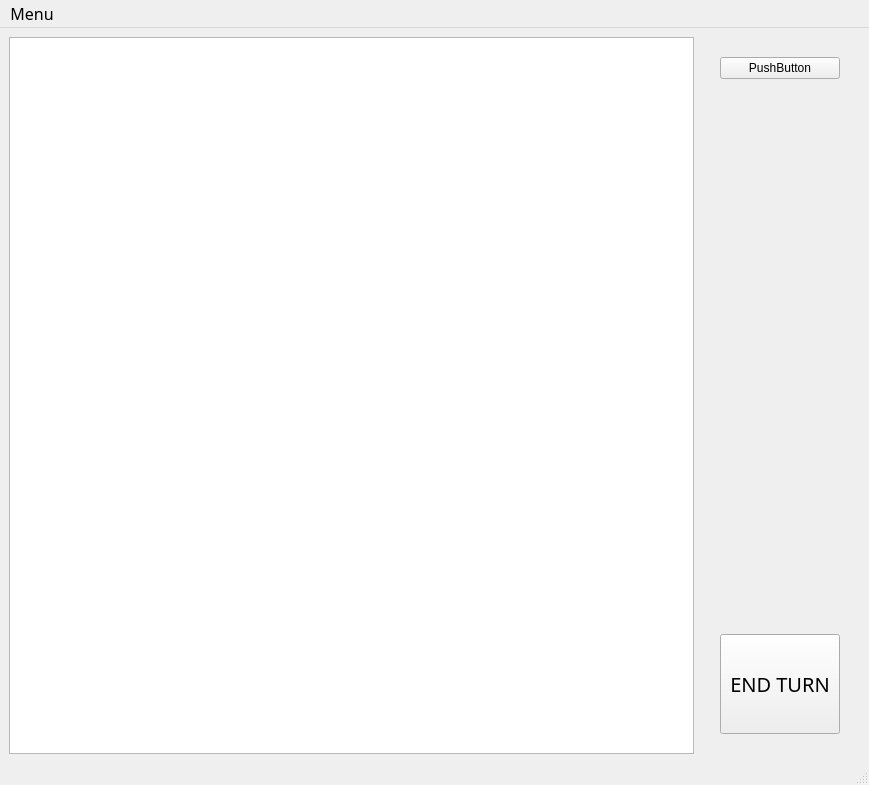
<?xml version="1.0" encoding="UTF-8"?>
<ui version="4.0">
 <class>MapWindow</class>
 <widget class="QMainWindow" name="MapWindow">
  <property name="geometry">
   <rect>
    <x>0</x>
    <y>0</y>
    <width>869</width>
    <height>785</height>
   </rect>
  </property>
  <property name="windowTitle">
   <string>CONQUEST</string>
  </property>
  <property name="windowIcon">
   <iconset resource="game_resources.qrc">
    <normaloff>:/resources/vaakuna.png</normaloff>:/resources/vaakuna.png</iconset>
  </property>
  <widget class="QWidget" name="centralwidget">
   <layout class="QGridLayout" name="gridLayout">
    <item row="0" column="0">
     <layout class="QHBoxLayout" name="horizontalLayout">
      <property name="spacing">
       <number>6</number>
      </property>
      <item>
       <layout class="QVBoxLayout" name="viewTxtboxLayout">
        <item>
         <widget class="QTextBrowser" name="textBox">
          <property name="sizePolicy">
           <sizepolicy hsizetype="Expanding" vsizetype="Minimum">
            <horstretch>0</horstretch>
            <verstretch>0</verstretch>
           </sizepolicy>
          </property>
          <property name="textInteractionFlags">
           <set>Qt::NoTextInteraction</set>
          </property>
         </widget>
        </item>
       </layout>
      </item>
      <item>
       <layout class="QVBoxLayout" name="verticalLayout">
        <property name="sizeConstraint">
         <enum>QLayout::SetNoConstraint</enum>
        </property>
        <property name="leftMargin">
         <number>20</number>
        </property>
        <property name="topMargin">
         <number>20</number>
        </property>
        <property name="rightMargin">
         <number>20</number>
        </property>
        <property name="bottomMargin">
         <number>20</number>
        </property>
        <item>
         <widget class="QPushButton" name="pushButton_2">
          <property name="text">
           <string>PushButton</string>
          </property>
         </widget>
        </item>
        <item>
         <spacer name="verticalSpacer">
          <property name="orientation">
           <enum>Qt::Vertical</enum>
          </property>
          <property name="sizeHint" stdset="0">
           <size>
            <width>20</width>
            <height>40</height>
           </size>
          </property>
         </spacer>
        </item>
        <item>
         <widget class="QPushButton" name="turnSwitchBtn">
          <property name="enabled">
           <bool>true</bool>
          </property>
          <property name="sizePolicy">
           <sizepolicy hsizetype="Fixed" vsizetype="Fixed">
            <horstretch>0</horstretch>
            <verstretch>0</verstretch>
           </sizepolicy>
          </property>
          <property name="minimumSize">
           <size>
            <width>120</width>
            <height>100</height>
           </size>
          </property>
          <property name="font">
           <font>
            <family>Linux Libertine Mono O</family>
            <pointsize>15</pointsize>
            <weight>50</weight>
            <bold>false</bold>
           </font>
          </property>
          <property name="text">
           <string>END TURN</string>
          </property>
         </widget>
        </item>
       </layout>
      </item>
     </layout>
    </item>
   </layout>
  </widget>
  <widget class="QMenuBar" name="menubar">
   <property name="geometry">
    <rect>
     <x>0</x>
     <y>0</y>
     <width>869</width>
     <height>25</height>
    </rect>
   </property>
   <property name="font">
    <font>
     <family>Linux Libertine Mono O</family>
     <pointsize>12</pointsize>
     <weight>50</weight>
     <bold>false</bold>
    </font>
   </property>
   <widget class="QMenu" name="startmenu">
    <property name="title">
     <string>Menu</string>
    </property>
    <addaction name="actionStart"/>
    <addaction name="actionSave"/>
    <addaction name="actionLoad"/>
    <addaction name="actionExit"/>
   </widget>
   <addaction name="startmenu"/>
  </widget>
  <widget class="QStatusBar" name="statusbar"/>
  <action name="actionStart">
   <property name="text">
    <string>Start</string>
   </property>
   <property name="toolTip">
    <string>Start a new game</string>
   </property>
   <property name="font">
    <font>
     <family>Linux Libertine Mono O</family>
     <pointsize>11</pointsize>
    </font>
   </property>
  </action>
  <action name="actionLoad">
   <property name="text">
    <string>Load</string>
   </property>
   <property name="toolTip">
    <string>Load an existing saved game</string>
   </property>
   <property name="font">
    <font>
     <family>Linux Libertine Mono O</family>
     <pointsize>11</pointsize>
    </font>
   </property>
  </action>
  <action name="actionExit">
   <property name="text">
    <string>Exit</string>
   </property>
   <property name="toolTip">
    <string>Exit the program</string>
   </property>
   <property name="font">
    <font>
     <family>Linux Libertine Mono O</family>
     <pointsize>11</pointsize>
    </font>
   </property>
  </action>
  <action name="actionSave">
   <property name="text">
    <string>Save</string>
   </property>
   <property name="font">
    <font>
     <family>Linux Libertine Mono O</family>
     <pointsize>11</pointsize>
    </font>
   </property>
  </action>
 </widget>
 <resources>
  <include location="game_resources.qrc"/>
 </resources>
 <connections/>
</ui>
